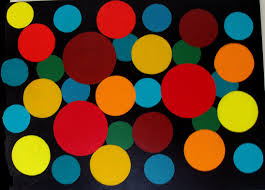
#> input picture balls.jpg, 265 x 190 px, given in place of the camera
$ python ball_track.py   (Python 2 division)
#> lines starting #> are read from the running program, lines starting #| are printed output that depends on the picture; after the words box and inside, x2 and y2 are one past the last pixel; in counts of white or black regions, pixels touching at a corner belong together
import cv2
import numpy as np

def getthresholdedimg(hsv):
    yellow = cv2.inRange(hsv,np.array((20,100,100)),np.array((30,255,255)))
    blue = cv2.inRange(hsv,np.array((100,100,100)),np.array((120,255,255)))
    both = cv2.add(yellow,blue)
    return both

c = cv2.VideoCapture(0)
width,height = c.get(3),c.get(4)
print "frame width and height : ", width, height

while(1):
    _,f = c.read()
#> f is the input picture: shape (190, 265, 3); mean B, G, R 33.7, 62.7, 93.6
    f = cv2.flip(f,1)
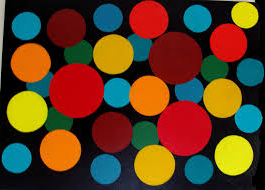
#> f: shape (190, 265, 3); mean B, G, R 33.7, 62.7, 93.6
    blur = cv2.medianBlur(f,5)
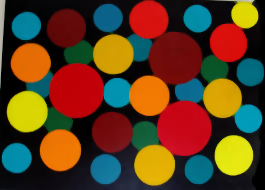
#> blur: shape (190, 265, 3); mean B, G, R 32.9, 62.5, 93.2
    hsv = cv2.cvtColor(f,cv2.COLOR_BGR2HSV)
#> hsv: shape (190, 265, 3); mean H, S, V 77.2, 204, 118.6
    both = getthresholdedimg(hsv)
#> in getthresholdedimg, `yellow = cv2.inRange(hsv,np.array((20,100,100)),np.array((30,255,255)))`:
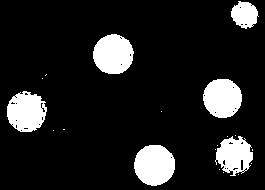
#> yellow: shape (190, 265); 13% white; 20 white regions (14 under 20 px), largest, box (x1, y1, x2, y2) and area: (134, 145, 175, 186) 1322, (93, 34, 134, 74) 1273, (7, 91, 47, 132) 1215, (203, 79, 242, 118) 1202, (215, 136, 253, 176) 992, (231, 1, 259, 29) 546
#> in getthresholdedimg, `blue = cv2.inRange(hsv,np.array((100,100,100)),np.array((120,255,255)))`:
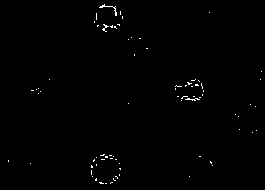
#> blue: shape (190, 265); 0.57% white in thin lines or dots
#> in getthresholdedimg, `both = cv2.add(yellow,blue)`:
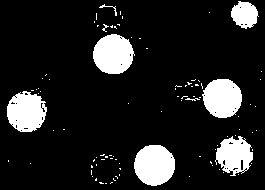
#> both: shape (190, 265); 13.6% white; 92 white regions (83 under 20 px), largest, box (x1, y1, x2, y2) and area: (134, 145, 175, 186) 1322, (93, 34, 135, 74) 1276, (7, 91, 47, 132) 1215
    erode = cv2.erode(both,None,iterations = 3)
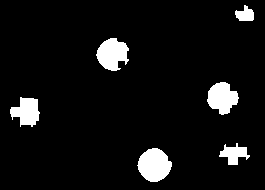
#> erode: shape (190, 265); 6.9% white; 6 white regions, box (x1, y1, x2, y2) and area: (137, 148, 172, 182) 858, (96, 38, 129, 71) 752, (207, 82, 239, 115) 708, (10, 97, 40, 127) 592, (219, 143, 250, 165) 362, (235, 5, 254, 21) 206
    dilate = cv2.dilate(erode,None,iterations = 10)
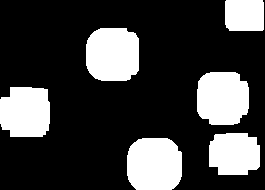
#> dilate: shape (190, 265); 25.4% white; 6 white regions

    contours = cv2.findContours(dilate,cv2.RETR_LIST,cv2.CHAIN_APPROX_SIMPLE)
#> contours = 6 contours; box (x1, y1, x2, y2) and area: (127, 138, 182, 190) 2492, (86, 28, 139, 81) 2437, (197, 72, 249, 125) 2318, (0, 87, 50, 137) 2140, (209, 133, 260, 175) 1790, (225, 0, 264, 31) 1125

    for cnt in contours:
        print cnt
#> (the run stopped early here; a loop or call above may not have finished)

$ run again, on blog_2.jpg
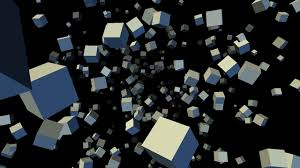
#> input picture blog_2.jpg, 300 x 168 px, given in place of the camera
#> f is the input picture: shape (168, 300, 3); mean B, G, R 43.2, 41.7, 37.4
#> hsv: shape (168, 300, 3); mean H, S, V 59, 103.8, 46.4
#> yellow: shape (168, 300); every value is 0
#> in getthresholdedimg, `blue = cv2.inRange(hsv,np.array((100,100,100)),np.array((120,255,255)))`:
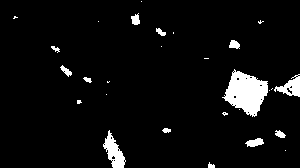
#> blue: shape (168, 300); 5.2% white; 28 white regions (15 under 20 px), largest, box (x1, y1, x2, y2) and area: (222, 69, 268, 117) 1291, (103, 130, 126, 168) 417, (274, 74, 300, 97) 290
#> erode: shape (168, 300); 1.5% white; 5 white regions (1 under 20 px), largest, box (x1, y1, x2, y2) and area: (229, 77, 265, 111) 595, (295, 80, 300, 93) 55, (116, 154, 121, 168) 43, (108, 142, 115, 153) 36
#> `dilate = cv2.dilate(erode,None,iterations = 10)`:
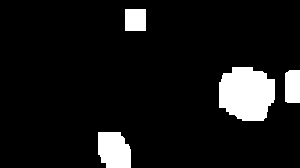
#> dilate: shape (168, 300); 8.8% white; 4 white regions
#> contours = 4 contours; box (x1, y1, x2, y2) and area: (219, 67, 275, 121) 2352, (98, 132, 131, 168) 964, (285, 70, 300, 103) 440, (125, 9, 146, 31) 420
